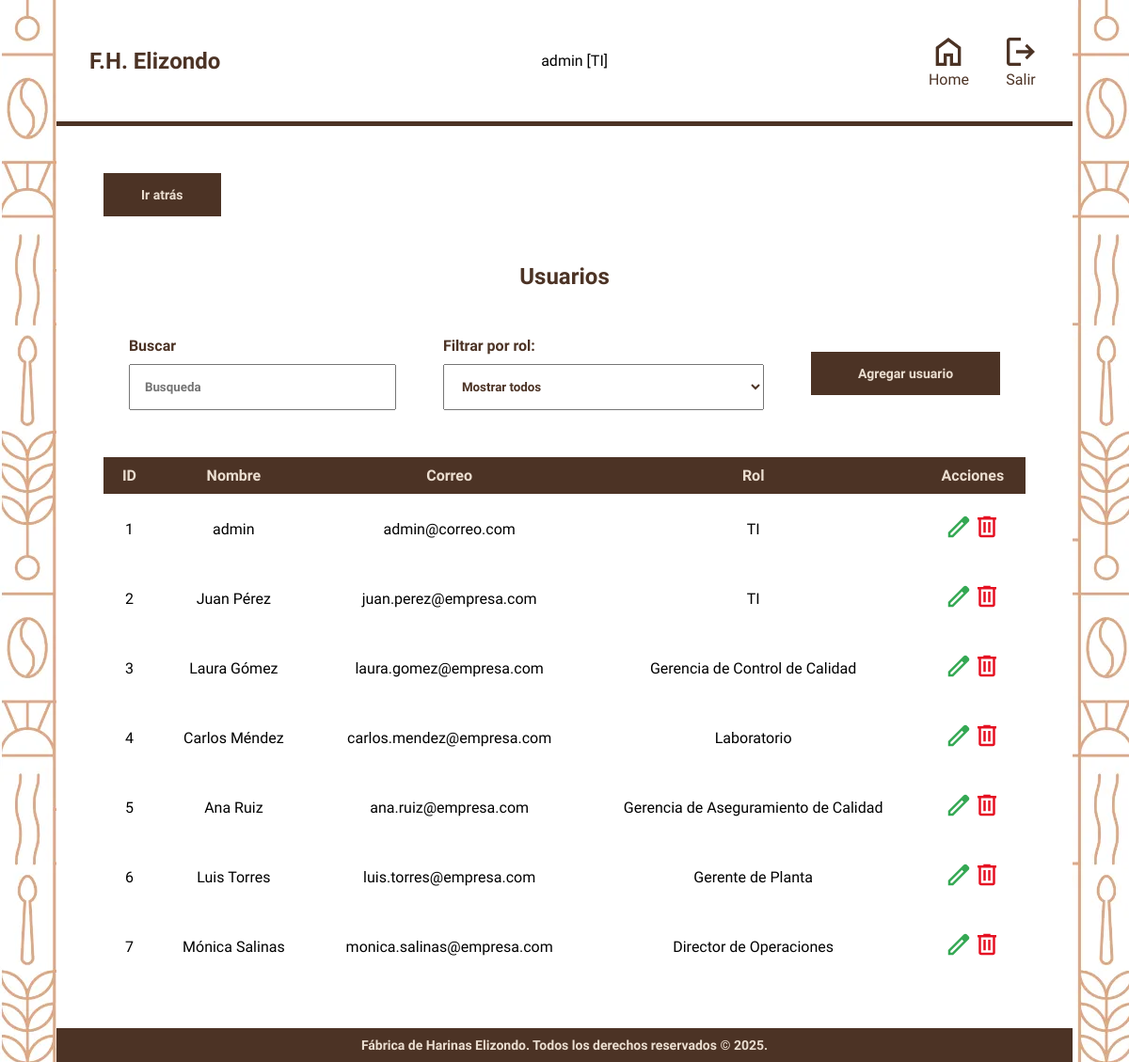
The app's page /modulos/usuarios.php (signed in) with its own data.
### tables this page shows
CREATE TABLE Usuarios (
    id_usuario INT PRIMARY KEY AUTO_INCREMENT,
    nombre VARCHAR(100) NOT NULL,
    correo VARCHAR(100) UNIQUE NOT NULL,
    contrasena VARCHAR(255) NOT NULL,
    rol ENUM(
        'TI',
        'Gerencia de Control de Calidad',
        'Laboratorio',
        'Gerencia de Aseguramiento de Calidad',
        'Gerente de Planta',
        'Director de Operaciones'
    ) NOT NULL
);

### modulos/usuarios.php (the view, shortened to what this page needs)
<?php
$orden = $_GET['orden'] ?? '';
?>
<!DOCTYPE html>
<html lang="en">
<head>
    <link rel="stylesheet" href="../styles.css">
    <link rel="stylesheet" href="../css/menu.css">
</head>
<body>
    <main class="contenedor hoja">
        <?php include '../includes/header.php'; ?>
        <div class="contenedor__modulo">
            <a href="../menu.php" class="atras">Ir atrás</a>
            <h2 class="heading">Usuarios</h2>
            <div class="controles">
                <div class="buscador">
                    <h4 class="buscador__label">Buscar</h4>
                    <input type="text" id="searchBar" class="buscador__input" placeholder="Busqueda">
                </div>
                <div class="ordenar">
                    <h4 class="ordenar__label">Filtrar por rol:</h4>
                    <select name="orden" id="ordenarPor" class="ordenar__select">
                        <option value="" <?= (empty($orden)) ? 'selected' : '' ?>>
                            Mostrar todos</option>
                    </select>
                </div>
                <a href="usuariosform.php" class="botones__crear">Agregar usuario</a>
            </div>
            <table class="tabla">
                <thead>
                    <tr class="tabla__encabezado">
                        <th>ID</th>
                        <th>Nombre</th>
                        <th>Correo</th>
                        <th>Rol</th>
                        <th>Acciones</th>
                    </tr>
                </thead>
                <tbody>
                        <?php
                        require '../config/conn.php';
                        $rol = [];
                        $sql = "SELECT * FROM usuarios";
                        $stmt = $pdo->prepare($sql);
                        $stmt->execute($rol);
                        while ($res = $stmt->fetch()) {
                            echo '<tr class="tabla__fila">';
                            echo '<td>' . htmlspecialchars( $res['id_usuario'] ). '</td>';
                            echo '<td>' . htmlspecialchars( $res['nombre'] ). '</td>';
                            echo '<td>' . htmlspecialchars( $res['correo'] ) . '</td>';
                            echo '<td>' . htmlspecialchars( $res['rol'] ) . '</td>';
                            echo '<td class="tabla__botones">';
                            echo '<a href="usuariosform.php?id=' . $res['id_usuario'] . '"><img src="../img/edit.svg" alt="Editar" class="tabla__boton"></a>';
                            echo '<a href="#" onclick="deleteUser(' . $res['id_usuario'] . ', ' . json_encode($res['nombre']) . '); return false;"><img src="../img/delete.svg" alt="Eliminar" class="tabla__boton"></a>';
                            echo '</td>';
                            echo '</tr>';
                        }
                        ?>
                </tbody>
            </table>
        </div>
        <?php include '../includes/footer.php'; ?>
    </main>
</body>
</html>

### styles.css (style rules this page uses)
:root { --colorPrimario: #EBDED0; --blanco: #FFFFFF; --colorSecundario: #4c3325; --fuenteHeading: "Domine", serif; --fuenteBody: "Lexend", serif; }
.contenedor { max-width: 1200px; width: 90%; margin: 0 auto; }
html { box-sizing: border-box; }
* { margin: 0; padding: 0; }
a { text-decoration: none; color: var(--colorSecundario); }
img { max-width: 100%; }
body { background-image: url(img/bg-login.webp); font-family: var(--fuenteBody); }
h1, h2, h3, h4 { font-family: var(--fuenteHeading); font-weight: bold; color: var(--colorSecundario); }
.contenedor__modulo { padding: 50px; }
.heading { text-align: center; margin: 20px 0; }
.controles { display: flex; align-items: center; justify-content: center; gap: 50px; margin: 50px 0; }
.buscador__label, .ordenar__label { margin-bottom: 10px; }
.buscador__input, .ordenar__select { font-family: inherit; padding: 15px; min-width: 250px; color: var(--colorSecundario); font-weight: bold; }
.botones__buscar, .botones__crear { font-size: 14px; padding: 15px 50px; background-color: var(--colorSecundario); color: var(--colorPrimario); font-weight: bold; cursor: pointer; transition: 0.5s all; }
.tabla { width: 100%; border-collapse: collapse; }
.tabla__encabezado { background-color: var(--colorSecundario); color: var(--colorPrimario); }
.tabla__encabezado th { padding: 10px; }
.tabla__fila td { padding: 20px; text-align: center; vertical-align: middle; }
.tabla__boton { height: 30px; cursor: pointer; }
.atras { background-color: var(--colorSecundario); color: var(--colorPrimario); font-weight: bold; padding: 15px 40px; font-size: 14px; display: inline-block; margin-bottom: 30px; }

### css/menu.css (style rules this page uses)
:root { --colorPrimario: #EBDED0; --blanco: #FFFFFF; --colorSecundario: #4c3325; --fuenteHeading: "Domine", serif; --fuenteBody: "Lexend", serif; }
.hoja { background-color: var(--blanco); }

### records on screen
usuarios: id_usuario "1", nombre "admin", correo "admin@correo.com", rol "TI"
usuarios: id_usuario "2", nombre "Juan Pérez", correo "juan.perez@empresa.com", rol "TI"
usuarios: id_usuario "3", nombre "Laura Gómez", correo "laura.gomez@empresa.com", rol "Gerencia de Control de Calidad"
usuarios: id_usuario "4", nombre "Carlos Méndez", correo "carlos.mendez@empresa.com", rol "Laboratorio"
usuarios: id_usuario "5", nombre "Ana Ruiz", correo "ana.ruiz@empresa.com", rol "Gerencia de Aseguramiento de Calidad"
usuarios: id_usuario "6", nombre "Luis Torres", correo "luis.torres@empresa.com", rol "Gerente de Planta"
usuarios: id_usuario "7", nombre "Mónica Salinas", correo "monica.salinas@empresa.com", rol "Director de Operaciones"

### other values on screen
$_SESSION["username"] "admin"
$_SESSION["rol"] "TI"
